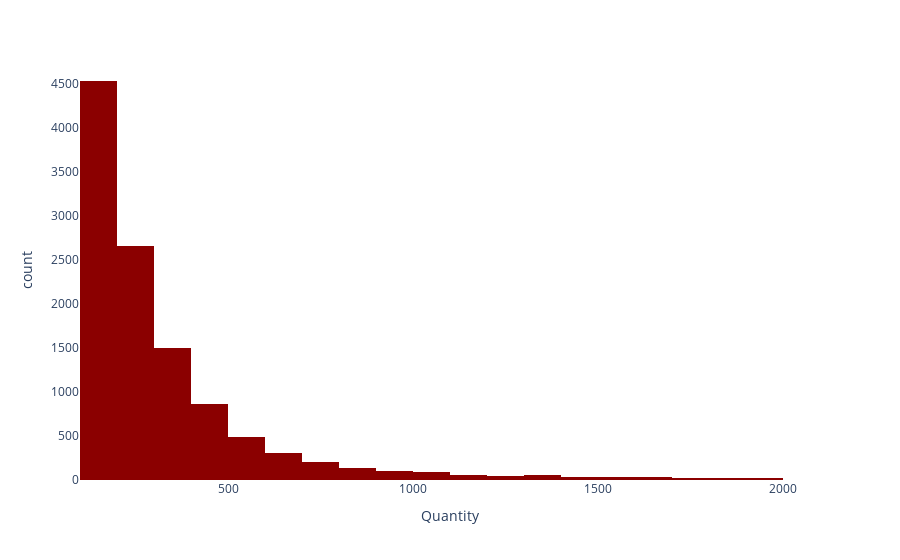

Source (notebook cell):
### Code cell
fig = px.histogram(basket_size_bulk, x="Quantity",nbins =20,color_discrete_sequence = ["darkred"])
fig.update_layout(plot_bgcolor= 'white')
fig.show()

### Figure 1 — Plotly figure (JSON) as saved in the notebook; plotly's stock layout.template omitted (floating-point values rounded to 4 significant figures; data arrays with more than 128 entries replaced by an {"elided": "..."} marker saying what was removed)
{"data": [{"alignmentgroup": "True", "bingroup": "x", "hovertemplate": "Quantity=%{x}<br>count=%{y}<extra></extra>", "legendgroup": "", "marker": {"color": "darkred", "pattern": {"shape": ""}}, "name": "", "nbinsx": 20, "offsetgroup": "", "orientation": "v", "showlegend": false, "type": "histogram", "x": {"elided": "11215 int values"}, "xaxis": "x", "yaxis": "y"}], "layout": {"barmode": "relative", "legend": {"tracegroupgap": 0}, "margin": {"t": 60}, "plot_bgcolor": "white", "xaxis": {"anchor": "y", "domain": [0, 1], "title": {"text": "Quantity"}}, "yaxis": {"anchor": "x", "domain": [0, 1], "title": {"text": "count"}}}}
